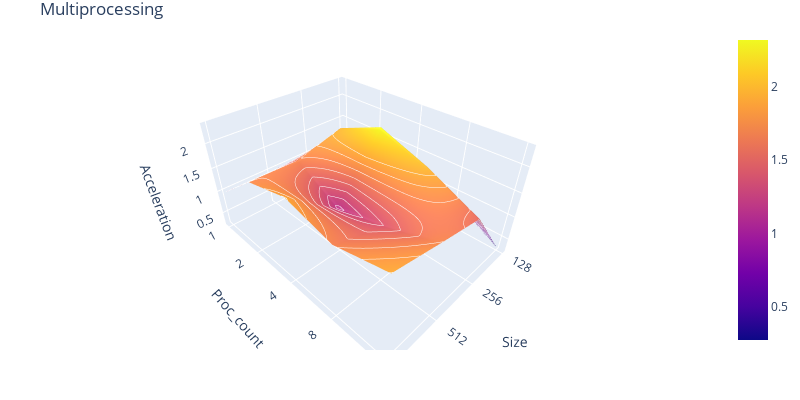

The code cell stored with this chart in its notebook:
### Code cell
sizes = [128, 256, 512, 1024]
log2_sizes = [int(np.log2(size)) for size in sizes]

log2_proc_counts = list(range(5))
proc_counts = [2**x for x in log2_proc_counts]

fig = go.Figure(go.Surface(
    contours = {
        "z": {"show": True, "start": 0.0, "end": 2, "size": 0.1, 'color':'white'}
    },
    x = log2_sizes,
    y = log2_proc_counts,
    z = res2_mp.T))

fig.update_layout(
    title='Multiprocessing',
    scene = dict(
        xaxis_title='Size',
        yaxis_title='Proc_count',
        zaxis_title='Acceleration'),
        margin=dict(r=5, b=50, l=5, t=30))

fig.update_layout(
    width=800, height=400,
    scene = dict(
        xaxis = dict(tickvals=log2_sizes, ticktext=sizes),
        yaxis = dict(tickvals=log2_proc_counts, ticktext=proc_counts))
)

fig.show()

### Figure 1 — Plotly figure (JSON) as saved in the notebook; plotly's stock layout.template omitted (floating-point values rounded to 4 significant figures)
{"data": [{"contours": {"z": {"color": "white", "end": 2, "show": true, "size": 0.1, "start": 0}}, "type": "surface", "x": [7, 8, 9, 10], "y": [0, 1, 2, 3, 4], "z": [[1, 1, 1, 1], [1.186, 1.952, 1.686, 1.7], [1.062, 2.317, 1.165, 1.919], [0.8381, 1.978, 1.398, 1.674], [0.2756, 1.524, 1.708, 1.906]]}], "layout": {"height": 400, "margin": {"b": 50, "l": 5, "r": 5, "t": 30}, "scene": {"xaxis": {"ticktext": [128, 256, 512, 1024], "tickvals": [7, 8, 9, 10], "title": {"text": "Size"}}, "yaxis": {"ticktext": [1, 2, 4, 8, 16], "tickvals": [0, 1, 2, 3, 4], "title": {"text": "Proc_count"}}, "zaxis": {"title": {"text": "Acceleration"}}}, "title": {"text": "Multiprocessing"}, "width": 800}}
